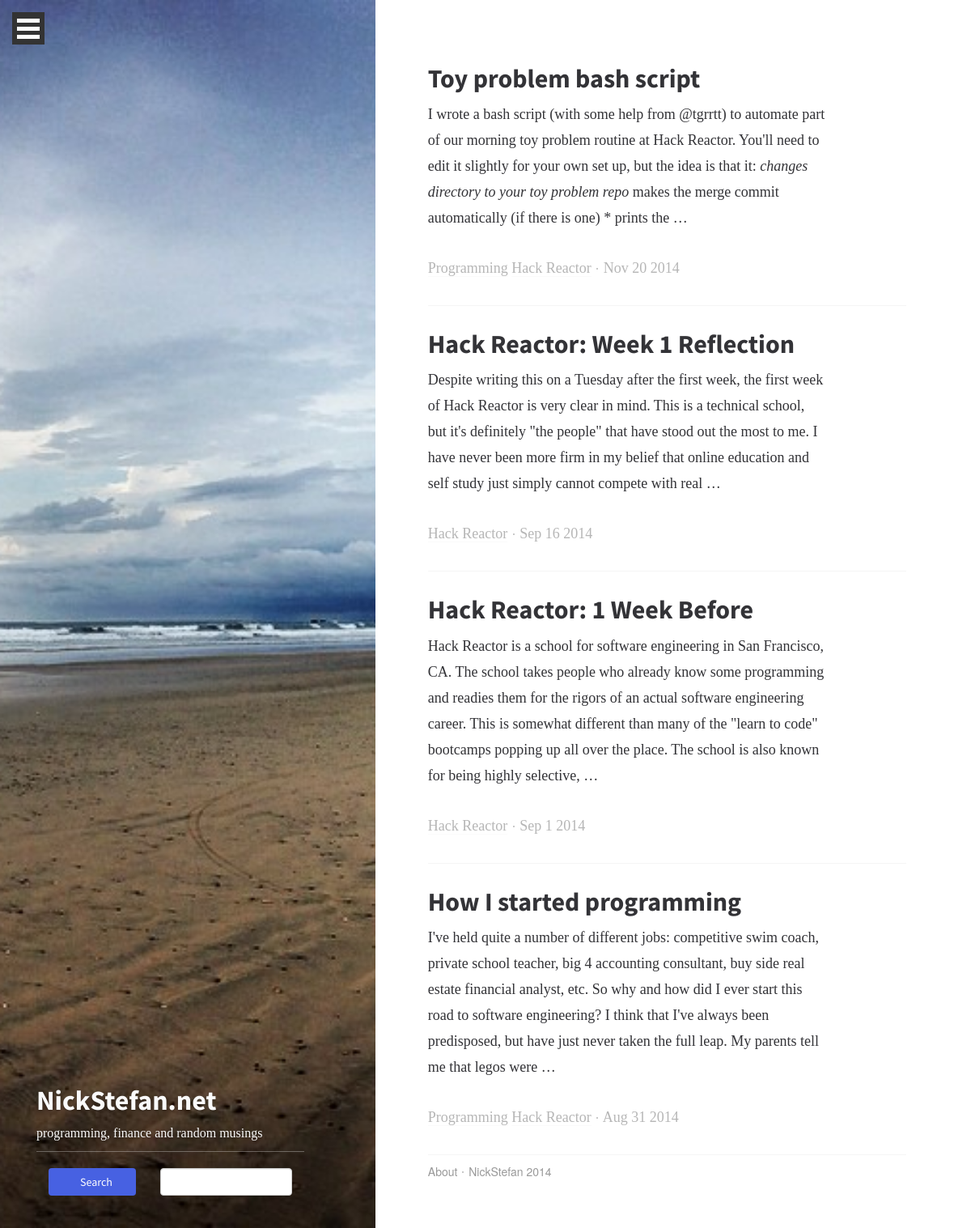
Screenshot of /blog/category/hack-reactor with the database file from the repository.
### blog/models.py (models this page shows, shortened)
class Blog (models.Model):
    title = models.CharField(max_length=100, unique=True)
    slug = models.SlugField(max_length=100, unique=True)
    body = models.TextField()
    posted = models.DateTimeField(db_index=True) #auto_now_add=True
    category = models.ManyToManyField(Category)
    live = models.BooleanField(default=False)
    @permalink # this puts a 'view on site' link in the admin
    def get_absolute_url(self):
        if self.live == True:
            return ('view_blog_post', None, {'slug': self.slug})
        else:
            return ('view_blog_preview', None, {'slug': self.slug})

class Category(models.Model):
    title = models.CharField(max_length=100, db_index=True)
    slug = models.SlugField(max_length=100, db_index=True)
    @permalink # this puts a 'view on site' link in the admin
    def get_absolute_url(self):
        return ('view_blog_category', None, {'slug': self.slug})
    def __unicode__(self):
        return '%s' % self.title

### blog/views.py (the view)
def view_category(request, slug):
    category = get_object_or_404(Category, slug=slug)
    return render_to_response('blog/view_category.html',{
        'category': get_object_or_404(Category, slug=slug),
        'posts': Blog.objects.filter(category=category,live=True).order_by('-posted')
    })

### blog/templates/blog/view_category.html (shortened to what this page needs)
{% extends 'base.html' %}
{% block content %}
<div class="col-md-7 col-sm-12 col-md-offset-5 main-content">
    {% if posts %}
        {% for post in posts %}
            <div class="post">
                <section>
                    <div class="post-preview col-xs-10  no-gutter">
                    <h2><a href="{{ post.get_absolute_url }}">{{ post.title }}</a></h2>
                    <div class="postbody">{{ post.body|safe|truncatewords:"60"}}</div>
                    <p class="meta">
                        {% for category in post.category.all %}<a class="" href="{{ category.get_absolute_url }}">{{ category }}</a> {% endfor %} <i class="link-spacer"></i>  {{ post.posted|date }}
                    </p>
                    </div>
                </section>
            </div>
        {% endfor %}
    {% endif %}
{% endblock %}

### blog/static/css/main.css (style rules this page uses)
body, button, input, select, textarea { text-rendering: optimizeLegibility; -webkit-font-smoothing: antialiased; color: #333337; }
p { margin-bottom: 30px; font-family: "Droid Serif", serif; font-size: 18px; font-size: 1.8rem; line-height: 24px; line-height: 2.4rem; }
@media (min-width: 768px) { p { font-size: 20px; font-size: 2rem; line-height: 28px; line-height: 2.8rem; } }
@media (min-width: 992px) { p { font-size: 22px; font-size: 2.2rem; line-height: 32px; line-height: 3.2rem; } }
a { text-decoration: none; color: white; border-bottom: solid 1px #fafafa; }
h1, h2 { font-family: "Source Sans Pro", sans-serif; font-weight: 700; }
h2 { font-size: 32px; font-size: 3.2rem; }
i { font-style: italic; }
.meta { color: #b6b6b6; font-size: 14px; font-size: 1.4rem; }
@media (min-width: 992px) { .meta { font-size: 16px; font-size: 1.6rem; } }
.meta a { color: #b6b6b6; }
.meta i { font-style: normal; }
.main-content { padding: 30px; }
@media (min-width: 768px) { .main-content { padding: 60px 120px; } }
@media (min-width: 992px) { .main-content { padding: 50px; } }
.post { height: auto; padding: 30px 0; border-bottom: solid 1px whitesmoke; overflow: hidden; *zoom: 1; }
.post .post-preview h2 { margin-top: 0; font-size: 24px; font-size: 2.4rem; }
@media (min-width: 992px) { .post .post-preview h2 { font-size: 32px; font-size: 3.2rem; } }
.post .post-preview h2 a { color: #333337; border: solid 0px transparent; }
.post .post-preview p { font-family: "Droid Serif", serif; font-size: 16px; font-size: 1.6rem; }
@media (min-width: 992px) { .post .post-preview p { font-size: 18px; font-size: 1.8rem; } }
.link-spacer { margin: 0 2px 4px 2px; display: inline-block; height: 2px; width: 2px; background-color: #b6b6b6; -webkit-border-radius: 100%; -moz-border-radius: 100%; border-radius: 100%; }
.meta { font-size: 12px; font-size: 1.2rem; margin-bottom: 0; }
@media (min-width: 768px) { .meta { font-size: 16px; font-size: 1.6rem; } }
.no-gutter { padding-left: 0; padding-right: 0; }
html { font-size: 62.5%; }

### rows the page displays
Blog: title "Toy problem bash script", body "I wrote a bash script (with some help from @tgrrtt) to automate part of our morning toy problem routine at Hack Reactor. You'll need to edit it slightly for your own set up, but the idea is that it:", posted "Nov 20 2014"
Category: title "Programming"
Category: title "Hack Reactor"
Blog: title "Hack Reactor: Week 1 Reflection", body "Despite writing this on a Tuesday after the first week, the first week of Hack Reactor is very clear in mind. This is a technical school, but it's definitely \"the people\" that have stood out the most to me. I have never been more firm in my belief that online education and self study just simply cannot compete with real …", posted "Sep 16 2014"
Blog: title "Hack Reactor: 1 Week Before", body "Hack Reactor is a school for software engineering in San Francisco, CA. The school takes people who already know some programming and readies them for the rigors of an actual software engineering career. This is somewhat different than many of the \"learn to code\" bootcamps popping up all over the place. The school is also known for being highly selective, …", posted "Sep 1 2014"
Blog: title "How I started programming", body "I've held quite a number of different jobs: competitive swim coach, private school teacher, big 4 accounting consultant, buy side real estate financial analyst, etc. So why and how did I ever start this road to software engineering? I think that I've always been predisposed, but have just never taken the full leap. My parents tell me that legos were …", posted "Aug 31 2014"
